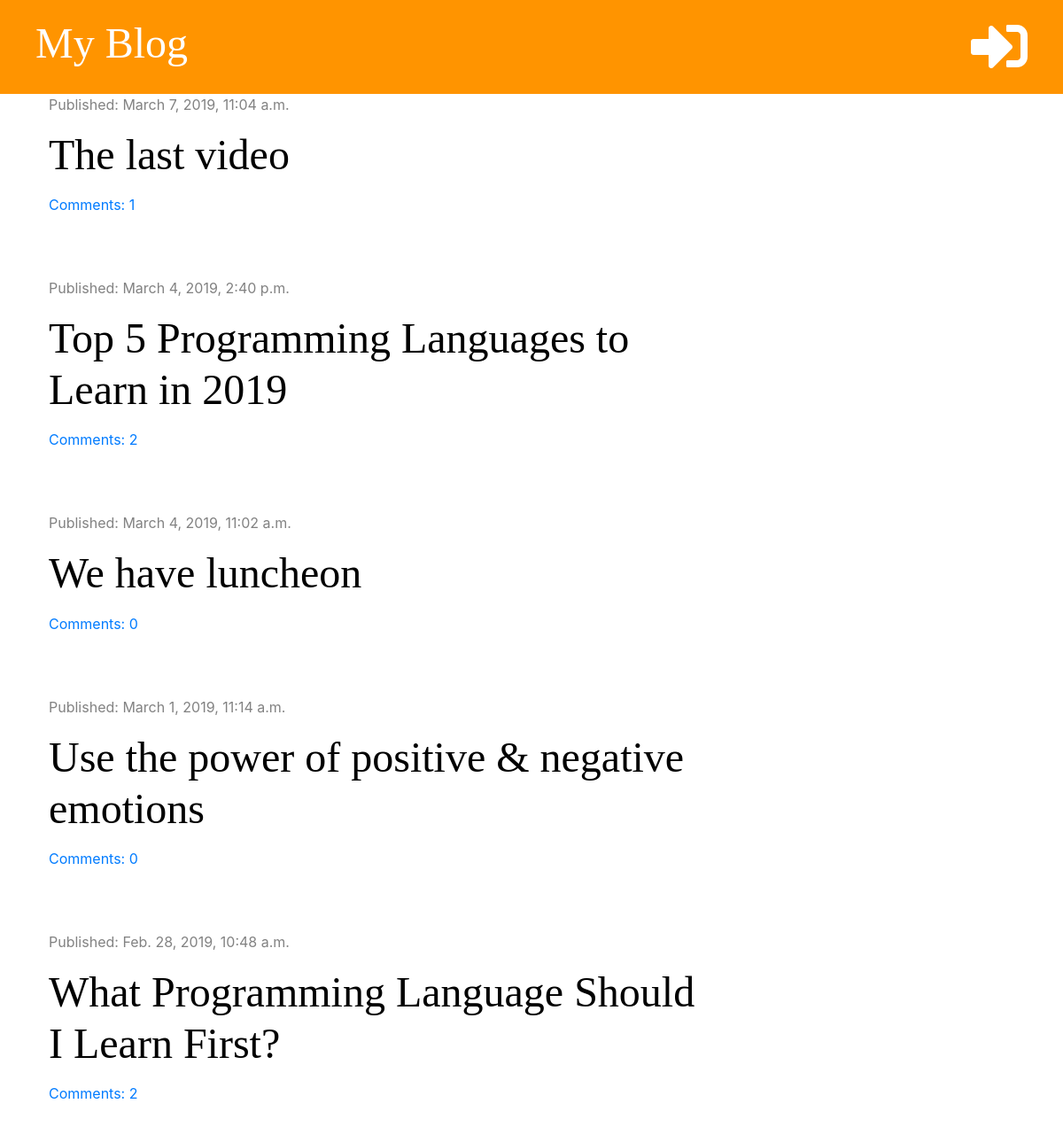
The page / on the database its author committed.
### blog/models.py (models this page shows, shortened)
class Post(models.Model):
    author = models.ForeignKey('auth.User', on_delete=models.CASCADE)
    title = models.CharField(max_length=200)
    text = models.TextField()
    created_date = models.DateTimeField(default=timezone.now)
    published_date = models.DateTimeField(blank=True, null=True)
    def approved_comments(self):
        return self.comments.filter(approved=True)

### blog/views.py (the view)
# urls.py: path('', views.post_list, name='post_list'),
def post_list(request):
    posts = Post.objects.filter(published_date__lte=timezone.now()).order_by('-published_date')
    stuff_for_frontend = {'posts': posts}
    return render(request, 'blog/post_list.html', stuff_for_frontend)

### blog/templatetags/markdownify.py (called while the page is built)
@register.filter
def markdown(value):
    renderer = HighlightRenderer()
    markdown = mistune.Markdown(renderer=renderer)
    return markdown(value)

### blog/templates/blog/post_list.html (shortened to what this page needs)
{% extends 'blog/base.html' %}
{% load markdownify %}
{% block content %}
    {% for post in posts %}
        <div class="post">
            <div class="date">
                <p>Published: {{ post.published_date }}</p>
            </div>
            <h1><a href="{% url 'post_detail' pk=post.pk %}">{{ post.title }}</a></h1>
            <a href="{% url 'post_detail' pk=post.pk %}">Comments: {{ post.approved_comments.count }}</a>
        </div>
    {% endfor %}
{% endblock %}

### blog/static/css/blog.css (style rules this page uses)
h1, h2, h3, h4 { font-family: 'Tangerine', 'Inconsolata', 'Droid Sans', serif; font-size: 48px; }
.date { color: #828282; }
.post { margin-bottom: 70px; }
.post h1 a { color: #000000; }

### rows shown on the page
Post: published_date "March 7, 2019, 11:04 a.m.", title "The last video", approved_comments.count "1"
Post: published_date "March 4, 2019, 2:40 p.m.", title "Top 5 Programming Languages to Learn in 2019", approved_comments.count "2"
Post: published_date "March 4, 2019, 11:02 a.m.", title "We have luncheon", approved_comments.count "0"
Post: published_date "March 1, 2019, 11:14 a.m.", title "Use the power of positive & negative emotions", approved_comments.count "0"
Post: published_date "Feb. 28, 2019, 10:48 a.m.", title "What Programming Language Should I Learn First?", approved_comments.count "2"
